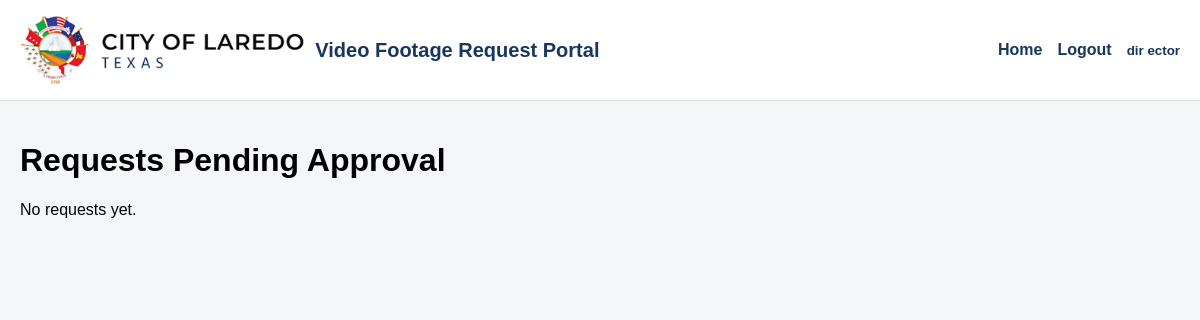
The page /director/dashboard (signed in) on the database as committed earlier.
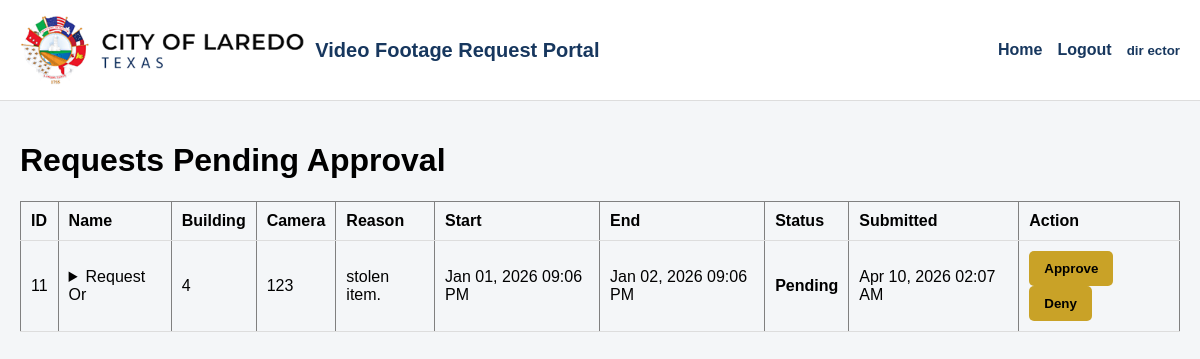
The same page on the database as committed later.
### tables this page shows
CREATE TABLE footage_requests (
  id INTEGER PRIMARY KEY AUTOINCREMENT,
  requestor_id INTEGER NOT NULL,
  camera_location TEXT NOT NULL,
  start_time TEXT NOT NULL,
  end_time   TEXT NOT NULL,
  reason TEXT NOT NULL,
  status TEXT NOT NULL DEFAULT 'Pending'
    CHECK (status IN ('Pending','Approved','Denied','Completed')),
  director_id INTEGER,
  director_comment TEXT,
  decided_at TEXT,
  tech_id INTEGER,
  completed_at TEXT,
  footage_path TEXT,
  submitted_at TEXT NOT NULL DEFAULT (datetime('now')),
  updated_at TEXT NOT NULL DEFAULT (datetime('now')), division TEXT, job_title TEXT, building TEXT,
  FOREIGN KEY (requestor_id) REFERENCES users(id),
  FOREIGN KEY (director_id)  REFERENCES users(id),
  FOREIGN KEY (tech_id)      REFERENCES users(id)
);

CREATE TABLE users (
  id INTEGER PRIMARY KEY AUTOINCREMENT,
  first_name TEXT NOT NULL,
  last_name  TEXT NOT NULL,
  email      TEXT NOT NULL UNIQUE,
  password_hash TEXT NOT NULL,
  role TEXT NOT NULL CHECK (role IN ('requestor','director','tech','admin')),
  department TEXT,
  is_active INTEGER NOT NULL DEFAULT 1,
  created_at TEXT NOT NULL DEFAULT (datetime('now')),
  updated_at TEXT NOT NULL DEFAULT (datetime('now'))
, employee_id TEXT, division TEXT, job_title TEXT);

### app.py (the view)
    @app.route("/director/dashboard")
    @login_required
    @role_required("director", "admin")
    def director_dashboard():
        db = get_db()
        rows = db.execute(
            """
            SELECT
                fr.id,
                fr.building,
                fr.division,
                fr.job_title,
                fr.camera_location,
                fr.reason,
                fr.start_time,
                fr.end_time,
                fr.status,
                fr.director_comment,
                fr.submitted_at,
                u.employee_id,
                u.first_name,
                u.last_name,
                u.email,
                u.department,
                u.division AS user_division,
                u.job_title AS user_job_title
            FROM footage_requests fr
            JOIN users u ON fr.requestor_id = u.id
            ORDER BY fr.submitted_at DESC
            """
        ).fetchall()
        return render_template("director_dashboard.html", requests=rows)

### auth.py (called while the page is built)
def login_required(view):
    @wraps(view)
    def wrapped(*args, **kwargs):
        if session.get("user_id") is None:
            return redirect(url_for("login"))
        return view(*args, **kwargs)
    return wrapped

def role_required(*roles):
    def decorator(view):
        @wraps(view)
        def wrapped(*args, **kwargs):
            if session.get("user_id") is None:
                return redirect(url_for("login"))
            if session.get("role") not in roles:
                flash("You do not have permission to access that page.", "error")
                log_action("ACCESS_DENIED")
                return redirect(url_for("dashboard"))
            return view(*args, **kwargs)
        return wrapped
    return decorator

### db.py (called while the page is built)
def get_db():
    if "db" not in g:
        g.db = sqlite3.connect(current_app.config["DATABASE"])
        g.db.row_factory = sqlite3.Row
        g.db.execute("PRAGMA foreign_keys = ON;")
    return g.db

### templates/director_dashboard.html (shortened to what this page needs)
{% extends "base.html" %}
{% block content %}
  <h1>Requests Pending Approval</h1>
  {% if requests %}
    <table border="1" cellpadding="6">
      <tr>
        <th>ID</th>
        <th>Name</th>
        <th>Building</th>
        <th>Camera</th>
        <th>Reason</th>
        <th>Start</th>
        <th>End</th>
        <th>Status</th>
        <th>Submitted</th>
        <th>Action</th>
      </tr>
      {% for r in requests %}
      <tr>
        <td>{{ r["id"] }}</td>
        <td>
  <details>
    <summary>{{ r["first_name"] }} {{ r["last_name"] }}</summary>
  </details>
</td>
        <td>{{ r["building"] }}</td>
        <td>{{ r["camera_location"] }}</td>
        <td>{{ r["reason"] }}</td>
        <td>{{ r["start_time"] | pretty_datetime }}</td>
        <td>{{ r["end_time"] | pretty_datetime }}</td>
        <td>
    {% if r["status"] == "Approved" %}
      <span style="font-weight:bold; color:green;">{{ r["status"] }}</span>
    {% elif r["status"] == "Denied" %}
      <span style="font-weight:bold; color:red;">{{ r["status"] }}</span>
    {% else %}
      <span style="font-weight:bold; color:black;">{{ r["status"] }}</span>
    {% endif %}
  </td>
        <td>{{ r["submitted_at"] | pretty_datetime }}</td>
        <td>
          {% if r["status"] == "Pending" %}
            <form method="post" action="{{ url_for('update_request_status', request_id=r['id']) }}" class="decision-form">
              <button type="button" onclick="handleDecision(this.form, 'approve')">
                Approve
              </button>
              <button type="button" onclick="handleDecision(this.form, 'decline')">
                Deny
              </button>
            </form>
          {% else %}
            <span>Reviewed</span>
            {% if r["director_comment"] %}
              <br>
              <small><strong>Comment:</strong> {{ r["director_comment"] }}</small>
            {% endif %}
          {% endif %}
        </td>
      </tr>
      {% endfor %}
    </table>
  {% else %}
    <p>No requests yet.</p>
  {% endif %}
{% endblock %}

Rows that differ between the two databases and show on the page:
added footage_requests: id "11", first_name "Request", last_name "Or", building "4", camera_location "123", reason "stolen item.", start_time|pretty_datetime "Jan 01, 2026 09:06 PM", end_time|pretty_datetime "Jan 02, 2026 09:06 PM", status "Pending", submitted_at|pretty_datetime "Apr 10, 2026 02:07 AM"
Other text that changed with them:
text no longer shown: "No requests yet."
text now shown: "ID Name Building Camera Reason Start End Status Submitted Action"
